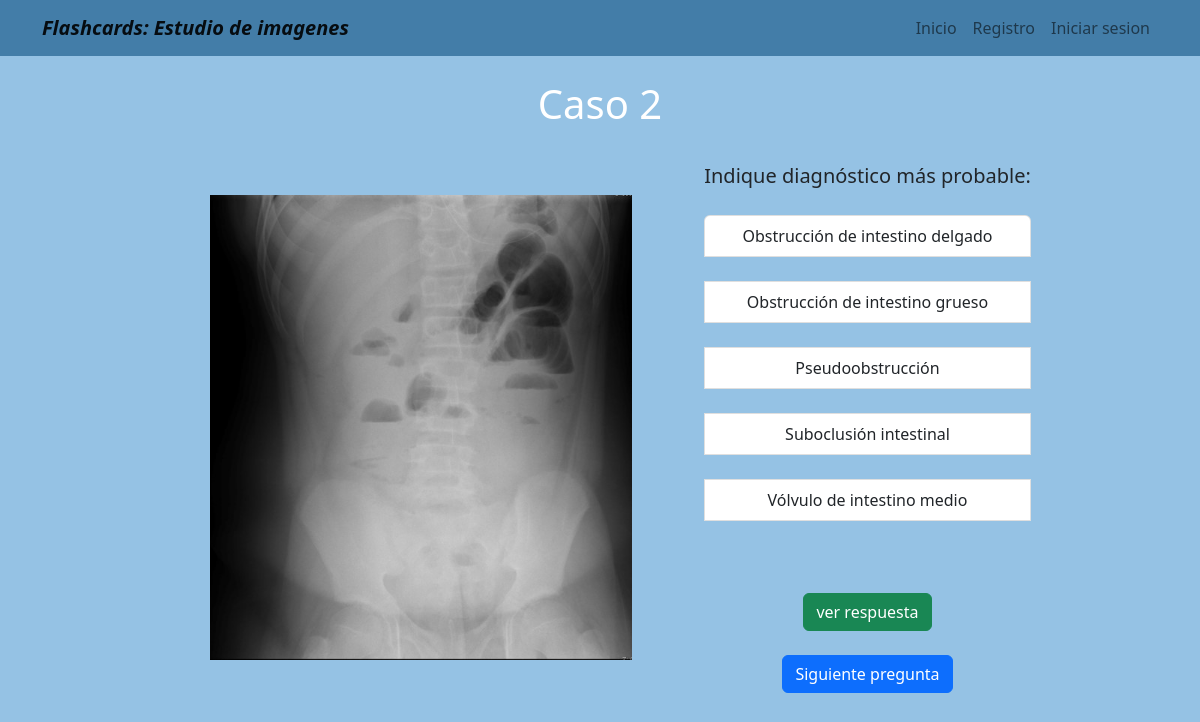
Screenshot of /alternativas/2/ with the database file from the repository.
### alternativas/models.py (models this page shows)
class secc_alternativa(models.Model):
    numero_respuesta_alt= PositiveSmallIntegerField(default=1)
    alternativa_1= CharField(max_length=100, blank=True)
    alternativa_2= CharField(max_length=100, blank=True)
    alternativa_3= CharField(max_length=100, blank=True)
    alternativa_4= CharField(max_length=100, blank=True)
    alternativa_5= CharField(max_length=100, blank=True)
    alternativa_respuesta= CharField(max_length=100, blank=True)
    descripcion_breve = CharField(max_length=600, blank=True)
    url_info_esp= URLField(blank=True)
    url_info_ing= URLField(blank=True)
    imagen_con_patologia= ImageField(upload_to='estudio/images/')
    pregunta= CharField(max_length=500, blank=True)

### alternativas/views.py (the view)
# urls.py: path('2/', dos, name='dos'),
def dos(request):
    segunda= secc_alternativa.objects.filter(numero_respuesta_alt=2)
    return render(request, '2.html',{'segunda':segunda})

### alternativas/templates/2.html
{% extends "layout.html" %}
{% block content %}
{% for info in segunda %}
<h1 style="color:white ; text-align:center;"> Caso {{info.numero_respuesta_alt}}</h1> <br/>
  <td style="padding-left: 20px;">
    <img src=" {{info.imagen_con_patologia.url}}" width="75%" > <br>
  </td>
  <td style="padding-right: 50px;">
    <a style=" font-size: 20px">{{info.pregunta}} </a> <br><br>
    <div class="list-group">
      <a class="list-group-item list-group-item-action">{{info.alternativa_1}} </a> <br>
      <a class="list-group-item list-group-item-action">{{info.alternativa_2}} </a> <br>
      <a class="list-group-item list-group-item-action">{{info.alternativa_3}} </a> <br>
      <a class="list-group-item list-group-item-action">{{info.alternativa_4}} </a> <br>
      <a class="list-group-item list-group-item-action">{{info.alternativa_5}} </a> <br>
  </div>
  <br> <br> <a class="btn btn-success text-center contenedor-boton-inicio" href="{% url 'dos_r' %}" role="button" > ver respuesta </a>
  <br> <br> <a class="btn btn-primary text-center contenedor-boton-inicio" href="{% url 'tres' %}" role="button" > Siguiente pregunta </a>
</td>
{% endfor %}
{% endblock %}

### home/templates/layout.html (style rules this page uses)
body { background-color:#95c2e4; text-align: center; }
.contenedor-boton-inicio { display: inline-flex; }

### rows the page displays
secc_alternativa: numero_respuesta_alt "2", imagen_con_patologia (picture), pregunta "Indique diagnóstico más probable:", alternativa_1 "Obstrucción de intestino delgado", alternativa_2 "Obstrucción de intestino grueso", alternativa_3 "Pseudoobstrucción", alternativa_4 "Suboclusión intestinal", alternativa_5 "Vólvulo de intestino medio"
